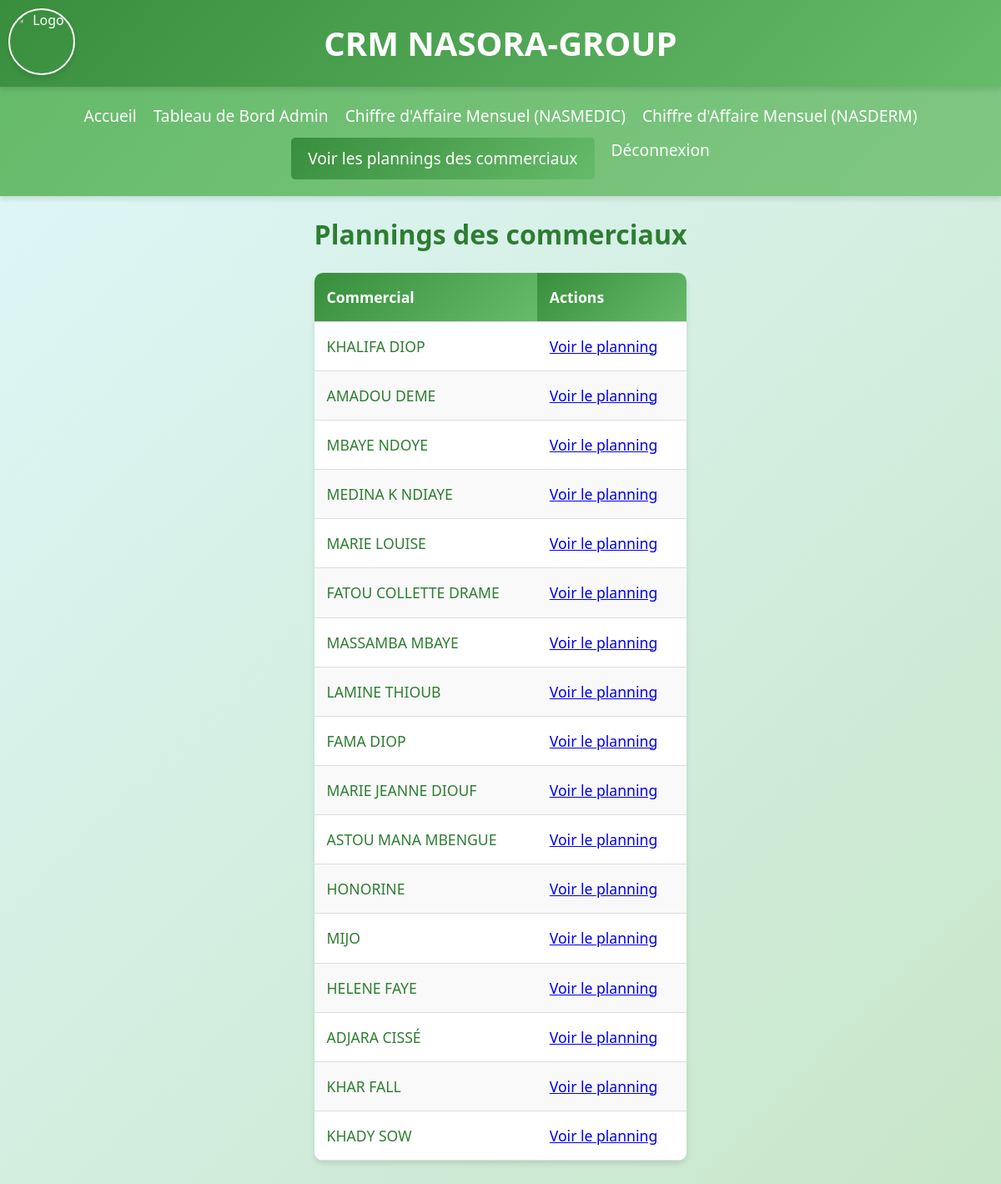
The app's page /admin_plannings (signed in) with its own data.
### models.py (models this page shows)
class User(UserMixin, db.Model):
    id = db.Column(db.Integer, primary_key=True)
    username = db.Column(db.String(150), unique=True, nullable=False)
    password = db.Column(db.String(200), nullable=False)
    role = db.Column(db.String(50), nullable=False)
    zone = db.Column(db.String(100), nullable=True)
    project = db.Column(db.String(50), nullable=False)  # 'nasderm' or 'nasmedic'

### app.py (the view)
@app.route('/admin_plannings')
@login_required
def admin_plannings():
    if current_user.role != 'admin':
        flash('Accès non autorisé.', 'error')
        return redirect(url_for('home'))
    commerciaux = User.query.filter_by(role='commercial').all()
    return render_template('admin_plannings.html', commerciaux=commerciaux)

### app.py (called while the page is built)
@login_manager.user_loader
def load_user(user_id):
    return User.query.get(int(user_id))

### Templates/admin_plannings.html
{% extends "base.html" %}
{% block content %}
<h1>Plannings des commerciaux</h1>
<table class="responsive-table">
    <thead>
        <tr>
            <th>Commercial</th>
            <th>Actions</th>
        </tr>
    </thead>
    <tbody>
        {% for commercial in commerciaux %}
        <tr>
            <td>{{ commercial.username }}</td>
            <td><a href="{{ url_for('admin_planning_detail', commercial_id=commercial.id) }}">Voir le planning</a></td>
        </tr>
        {% endfor %}
    </tbody>
</table>
{% endblock %}

### static/css/styles.css (style rules this page uses)
* { margin: 0; padding: 0; box-sizing: border-box; }
body { font-family: 'Segoe UI', Tahoma, Geneva, Verdana, sans-serif; background: linear-gradient(135deg, #e0f7fa, #c8e6c9); color: #2e7d32; line-height: 1.6; min-height: 100vh; display: flex; flex-direction: column; font-size: 1rem; }
.responsive-table { width: 100%; border-collapse: collapse; margin: 20px 0; animation: fadeIn 1s ease-in-out; background: white; border-radius: 10px; overflow: hidden; box-shadow: 0 4px 6px rgba(0, 0, 0, 0.1); }
.responsive-table th, .responsive-table td { padding: 12px; text-align: left; border-bottom: 1px solid #ddd; }
.responsive-table th { background: linear-gradient(135deg, #388e3c, #66bb6a); color: white; font-weight: bold; }
.responsive-table tr:nth-child(even) { background-color: #f9f9f9; }
@media (min-width: 1025px) { .responsive-table th, .responsive-table td { padding: 15px; font-size: 1.1rem; } }

### records on screen
User: username "KHALIFA DIOP"
User: username "AMADOU DEME"
User: username "MBAYE NDOYE"
User: username "MEDINA K NDIAYE"
User: username "MARIE LOUISE"
User: username "FATOU COLLETTE DRAME"
User: username "MASSAMBA MBAYE"
User: username "LAMINE THIOUB"
User: username "FAMA DIOP"
User: username "MARIE JEANNE DIOUF"
User: username "ASTOU MANA MBENGUE"
User: username "HONORINE"
User: username "MIJO"
User: username "HELENE FAYE"
User: username "ADJARA CISSÉ"
User: username "KHAR FALL"
User: username "KHADY SOW"
